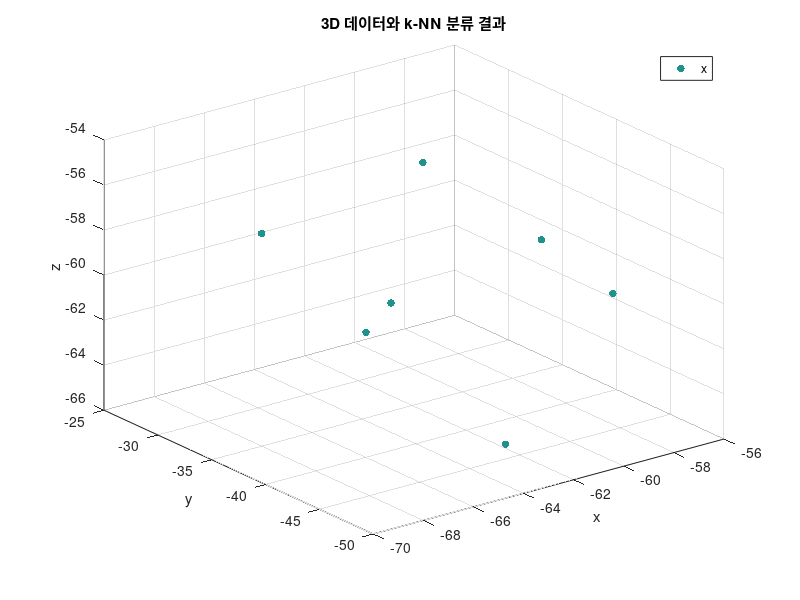

This chart was generated by the following MATLAB code: (Note: this script raises an error after producing the figure.)
%%data pre-processing
start = 1
last = 7
dataStruct = importdata('data.txt', ',');
data = dataStruct(start:last,1:3);

labels = dataStruct(start:last,4);

%%

%%data plotting
colors = jet(10);
figure;
scatter3(data(:, 1), data(:, 2), data(:, 3), 30, labels, 'filled'); % 원본 데이터 플롯
hold on;
title('3D 데이터와 k-NN 분류 결과');
xlabel('x');
ylabel('y');
zlabel('z');
legend('x', 'y', 'z', 'Best');
hold off;

%%%
k = 1;
model = fitcknn(data,labels,'NumNeighbors',k,'Standardize',1);
result = predict(model,buf);

%%%
localization
